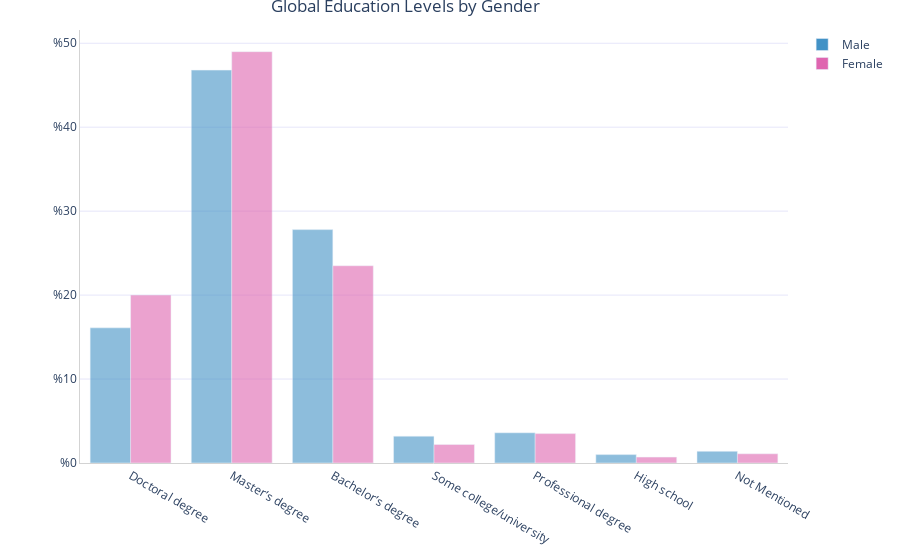

Here is the notebook cell this chart was saved with:
### Markdown cell above
# Education & Experience

### Code cell
# Creating datafarme of education by gender of the working people.
df_edu = df[~df["Role"].isin(["Student", "Not Mentioned",
                              "Not employed", "Other"])]

# Dividing dataframes by genders.
df_edu_female = df_edu[df_edu["Gender"] == "Female"]
df_edu_male = df_edu[df_edu["Gender"] == "Male"]

# Percentages of every role, taken for each gender separately.
df_edu_per_female = df_edu_female.groupby("Education").count()["Ones"]
df_edu_per_female = get_percentage(df_edu_per_female).reindex([
    'Doctoral degree', 'Master’s degree', 'Bachelor’s degree',
    'Some college/university', 'Professional degree', 'High school',
    'Not Mentioned'
])

# Dividing dataframes by genders.
df_edu_per_male = df_edu_male.groupby("Education").count()["Ones"]
df_edu_per_male = get_percentage(df_edu_per_male).reindex(df_edu_per_female.index)

# Plotting
fig = go.Figure(data=[
    # plot male
    go.Bar(name="Male", x=df_edu_per_female.index, y=df_edu_per_male.round(1),
           marker=(dict(opacity=0.6)),
           marker_color=blues[2],
           hovertemplate="<i>%{label} <br>%{y} </br>"),
    # plot female
    go.Bar(name="Female", x=df_edu_per_female.index, y=df_edu_per_female.round(1),
           marker=(dict(opacity=0.6)),
           marker_color=pinks[2],
           hovertemplate="<i>%{label} <br>%{y} </br>")
])

fig.update_layout(margin=dict(t=30),
                  title={'text': "Global Education Levels by Gender",
                         'y': 1.0,
                         'x': 0.45,
                         'xanchor': 'center',
                         'yanchor': 'top'},
                  plot_bgcolor='#fff', 
                  )
fig.update_xaxes(showline=True, linewidth=1, linecolor='lightgrey')
fig.update_yaxes(showline=True, linewidth=1, linecolor='lightgrey',
                 showgrid=True, gridcolor='lavender',
                 tickprefix="%")

fig.show()

### Figure 1 — Plotly figure (JSON) as saved in the notebook; plotly's stock layout.template omitted (floating-point values rounded to 4 significant figures)
{"data": [{"hovertemplate": "<i>%{label} <br>%{y} </br>", "marker": {"color": "rgb(66,146,198)", "opacity": 0.6}, "name": "Male", "type": "bar", "x": ["Doctoral degree", "Master’s degree", "Bachelor’s degree", "Some college/university", "Professional degree", "High school", "Not Mentioned"], "y": [16.1, 46.8, 27.8, 3.2, 3.6, 1, 1.4]}, {"hovertemplate": "<i>%{label} <br>%{y} </br>", "marker": {"color": "rgb(223,101,176)", "opacity": 0.6}, "name": "Female", "type": "bar", "x": ["Doctoral degree", "Master’s degree", "Bachelor’s degree", "Some college/university", "Professional degree", "High school", "Not Mentioned"], "y": [20, 49, 23.5, 2.2, 3.5, 0.7, 1.1]}], "layout": {"margin": {"t": 30}, "plot_bgcolor": "#fff", "title": {"text": "Global Education Levels by Gender", "x": 0.45, "xanchor": "center", "y": 1, "yanchor": "top"}, "xaxis": {"linecolor": "lightgrey", "linewidth": 1, "showline": true}, "yaxis": {"gridcolor": "lavender", "linecolor": "lightgrey", "linewidth": 1, "showgrid": true, "showline": true, "tickprefix": "%"}}}
